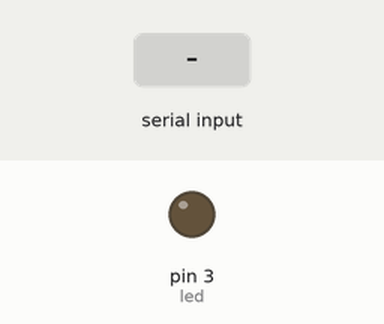
Bench run of a sketch on a simulated Arduino Uno, built with avr-gcc and run on an emulated ATmega328P. Shown: output pins drawn as LEDs (lit = HIGH). The inputs (shaded band) are chosen by the test bench. What the sketch prints to the serial monitor is not drawn.

Above: at 1.2 s.
1.3 s: "o" received over Serial
At 2.5 s:
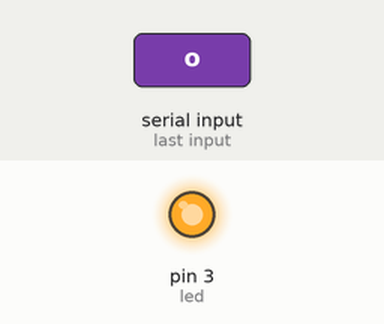
2.8 s: "x" received over Serial
At 3.7 s:
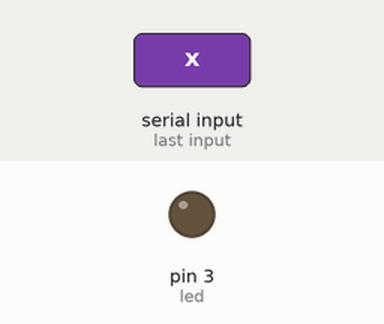
4.3 s: "O" received over Serial
At 4.9 s:
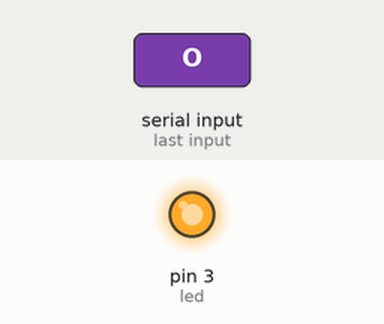
5.8 s: "X" received over Serial
At 7.2 s:
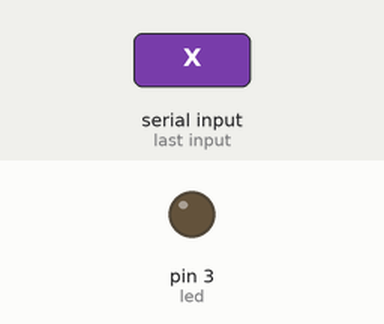
Timing chart, 0 to 8.3 s (numbered marks = the images above; inputs shaded):
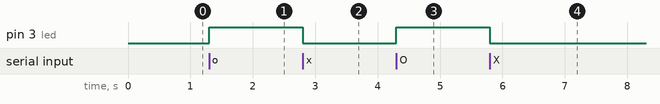

The sketch:

OX.ino
```cpp
int led = 3;

void setup() {
  Serial.begin(115200);
  pinMode(led, OUTPUT);

}

void loop() {

}

void serialEvent(){
  char ch;
  ch = Serial.read();
 if(ch == 'o' || ch == 'O'){
    Serial.println("LED를 킵니다");
    digitalWrite(led, HIGH);
  } else if(ch == 'x' || ch == 'X'){
     Serial.println("LED를 끕니다");
    digitalWrite(led, LOW);
  } else{
    Serial.println("잘못된 입력입니다.");
  }
}
```

Measured:
- after the input at 1.3 s, pin 3 (led): LOW → HIGH at once
- after the input at 2.8 s, pin 3 (led): HIGH → LOW at once
- after the input at 4.3 s, pin 3 (led): LOW → HIGH at once
- after the input at 5.8 s, pin 3 (led): HIGH → LOW at once
